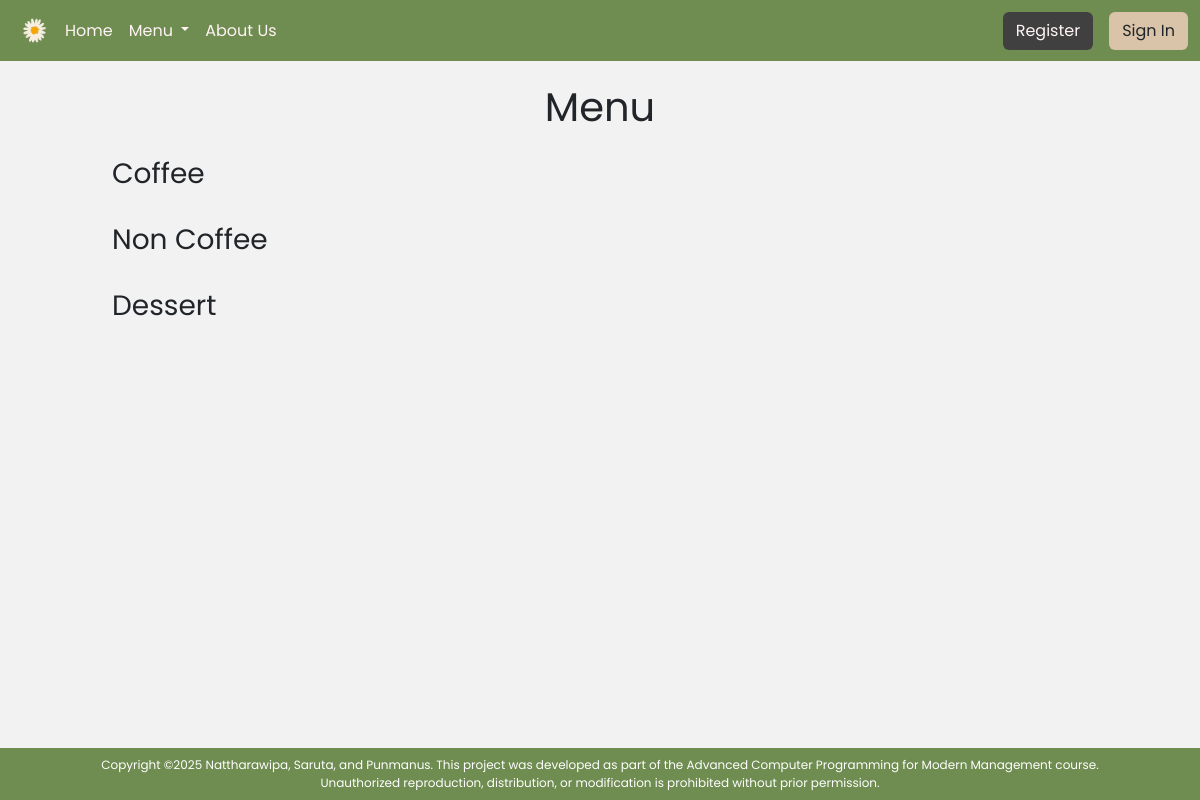
The app's page /menu.php, older data.
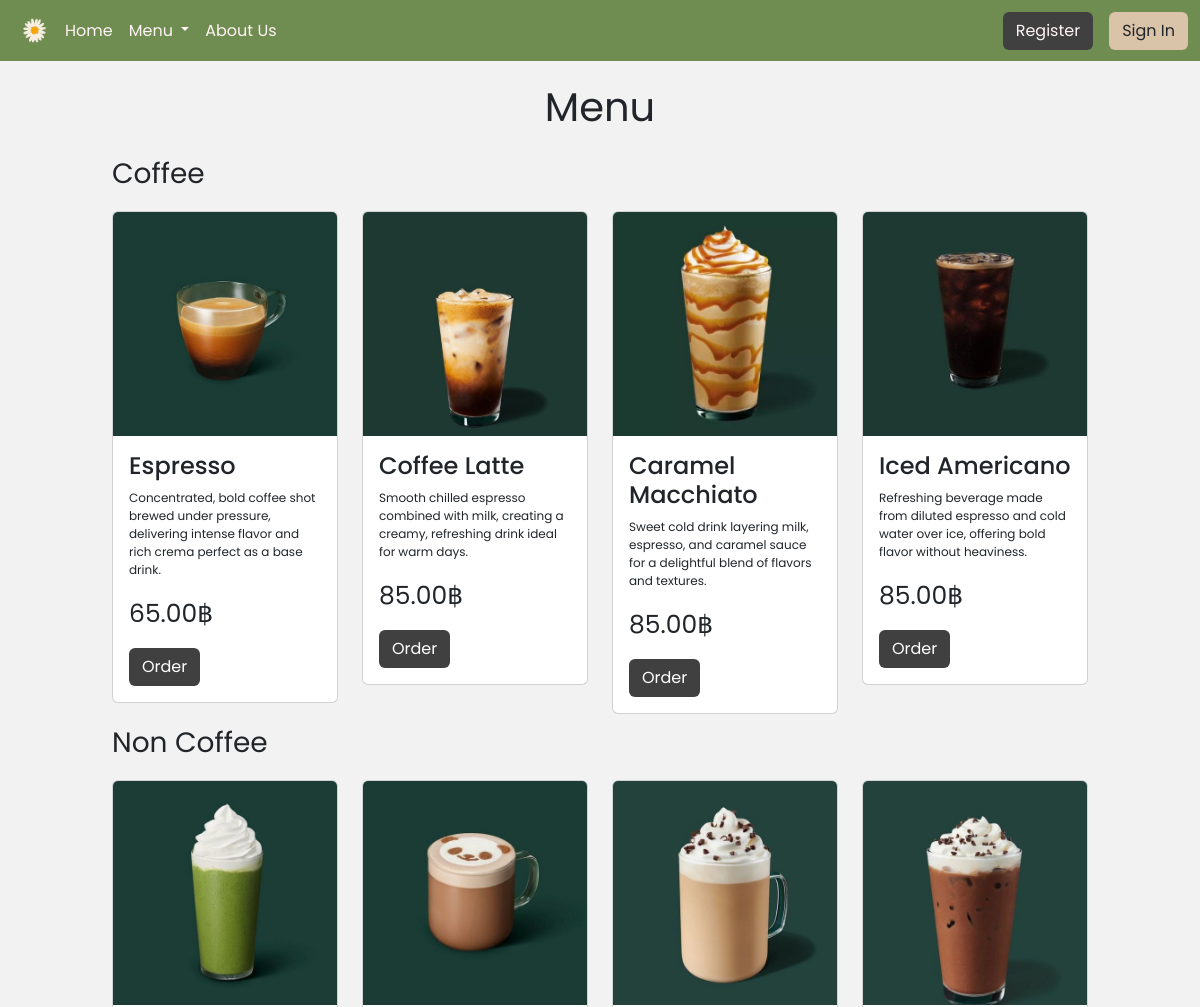
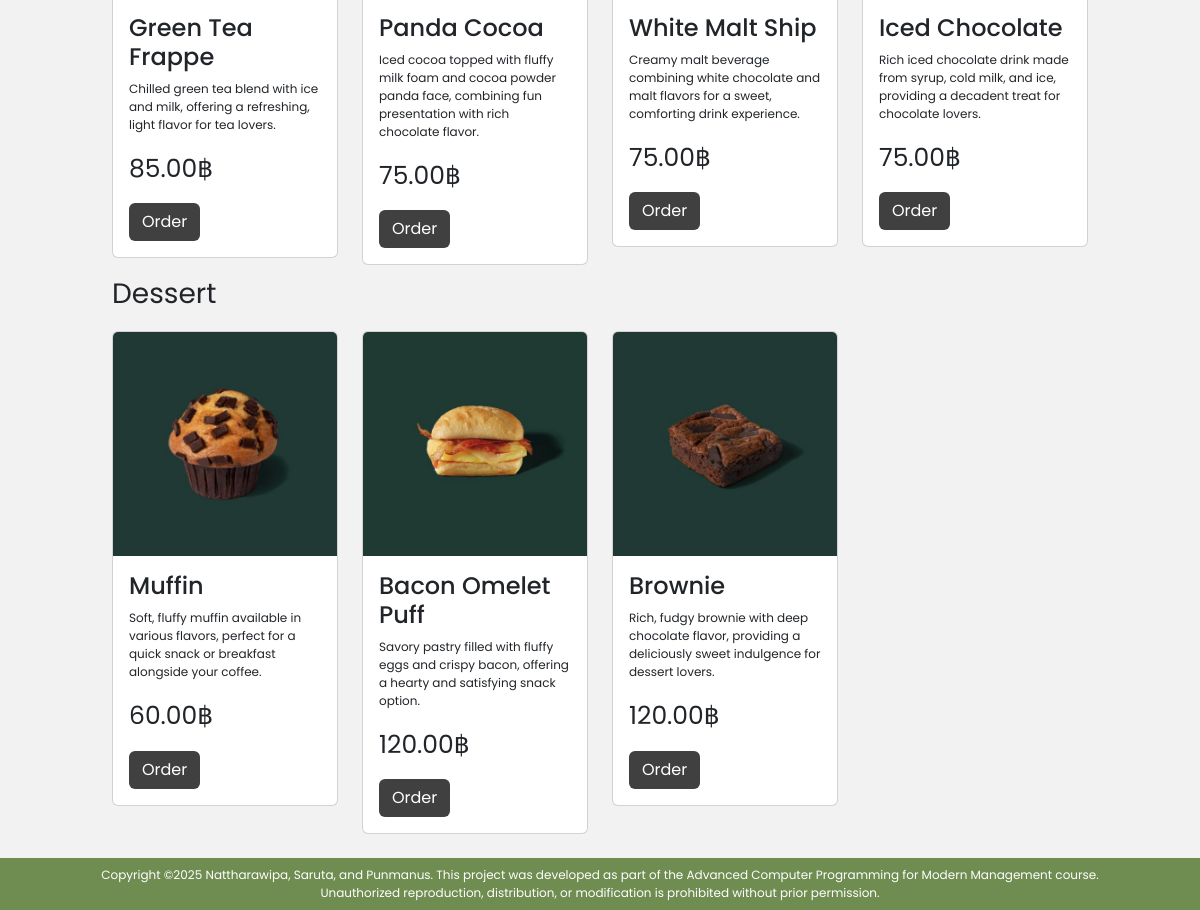
The same page, newer data (2 pictures, top to bottom).
### tables this page shows
CREATE TABLE `goods` (
  `goods_id` int(11) NOT NULL,
  `name` varchar(50) NOT NULL,
  `description` varchar(250) NOT NULL,
  `price` decimal(10,2) NOT NULL,
  `quantity` int(11) NOT NULL,
  `Coffee` varchar(50) NOT NULL,
  `img` varchar(255) NOT NULL
);

### menu.php (the view, shortened to what this page needs)
<?php
    include_once "php/config.php";
?>
<!DOCTYPE html>
<html lang="en">
<head>
    <link rel="stylesheet" href="css/bootstrap.min.css">
    <link rel="stylesheet" href="style.css">
</head>
<body>
    <?php include_once "navbar.php"; ?>
    <div class="container-fluid">
        <div class="row my-3">
            <div class="col col-md-1 col-lg-1">
            </div>
            <div class="col-12 col-md-10 col-lg-10">
                <div class="row">
                    <p class="text-center fs-1">Menu</p>
                </div>
                <div>
                    <p class="text-start fs-3">Coffee</p>
                </div>
                <div class="row my-2">
                <?php $queryMenuCoffee = "SELECT * FROM goods WHERE Coffee = 'yes'";
                    $result = mysqli_query($connect, $queryMenuCoffee);
                    while ($menu = mysqli_fetch_assoc($result)) {
                ?>
                    <div class="col-12 col-md-3 ol-lg-3">
                        <div class="card">
                            <img src="img-upload/<?= $menu['img']; ?>" class="card-img-top">
                            <div class="card-body">
                                <h4 class="card-title"><?= $menu['name']; ?></h4>
                                <p style="font-size: 12px;"><?= $menu['description']; ?></p>
                                <p style="font-size: 25px;"><?= $menu['price']; ?>฿</p>
                                <a href="orderMenuCoffee.php?id=<?= $menu['goods_id']; ?>" class="btn btn" style="background-color: #404040; color: #fff;">Order</a>
                            </div>
                        </div>
                    </div>
                <?php } ?>
                </div>
                <div>
                    <p class="text-start fs-3">Non Coffee</p>
                </div>
                <div class="row my-2">
                <?php $queryMenuCoffee = "SELECT * FROM goods WHERE Coffee = 'no'";
                    $result = mysqli_query($connect, $queryMenuCoffee);
                    while ($menu = mysqli_fetch_assoc($result)) {
                ?>
                    <div class="col-12 col-md-3 ol-lg-3">
                        <div class="card">
                            <img src="img-upload/<?= $menu['img']; ?>" class="card-img-top">
                            <div class="card-body">
                                <h4 class="card-title"><?= $menu['name']; ?></h4>
                                <p style="font-size: 12px;"><?= $menu['description']; ?></p>
                                <p style="font-size: 25px;"><?= $menu['price']; ?>฿</p>
                                <a href="orderMenuCoffee.php?id=<?= $menu['goods_id']; ?>" class="btn btn" style="background-color: #404040; color: #fff;">Order</a>
                            </div>
                        </div>
                    </div>
                <?php } ?>
                </div>
                <div>
                    <p class="text-start fs-3">Dessert</p>
                </div>
                <div class="row my-2">
                <?php $queryMenuCoffee = "SELECT * FROM goods WHERE Coffee = 'des'";
                    $result = mysqli_query($connect, $queryMenuCoffee);
                    while ($menu = mysqli_fetch_assoc($result)) {
                ?>
                    <div class="col-12 col-md-3 ol-lg-3">
                        <div class="card">
                            <img src="img-upload/<?= $menu['img']; ?>" class="card-img-top">
                            <div class="card-body">
                                <h4 class="card-title"><?= $menu['name']; ?></h4>
                                <p style="font-size: 12px;"><?= $menu['description']; ?></p>
                                <p style="font-size: 25px;"><?= $menu['price']; ?>฿</p>
                                <a href="orderMenuCoffee.php?id=<?= $menu['goods_id']; ?>" class="btn btn" style="background-color: #404040; color: #fff;">Order</a>
                            </div>
                        </div>
                    </div>
                <?php } ?>
                </div>
            </div>
            </div>
        </div>
    <?php include_once "footer.php"; ?>
</body>
</html>

Row changes from the older to the newer data that the page shows:
added goods: img (picture), name "Espresso", description "Concentrated, bold coffee shot brewed under pressure, delivering intense flavor and rich crema perfect as a base drink.", price "65.00"
added goods: img (picture), name "Coffee Latte", description "Smooth chilled espresso combined with milk, creating a creamy, refreshing drink ideal for warm days.", price "85.00"
added goods: img (picture), name "Caramel Macchiato", description "Sweet cold drink layering milk, espresso, and caramel sauce for a delightful blend of flavors and textures.", price "85.00"
added goods: img (picture), name "Iced Americano", description "Refreshing beverage made from diluted espresso and cold water over ice, offering bold flavor without heaviness.", price "85.00"
added goods: img (picture), name "Green Tea Frappe", description "Chilled green tea blend with ice and milk, offering a refreshing, light flavor for tea lovers.", price "85.00"
added goods: img (picture), name "Panda Cocoa", description "Iced cocoa topped with fluffy milk foam and cocoa powder panda face, combining fun presentation with rich chocolate flavor.", price "75.00"
added goods: img (picture), name "White Malt Ship", description "Creamy malt beverage combining white chocolate and malt flavors for a sweet, comforting drink experience.", price "75.00"
added goods: img (picture), name "Iced Chocolate", description "Rich iced chocolate drink made from syrup, cold milk, and ice, providing a decadent treat for chocolate lovers.", price "75.00"
added goods: img (picture), name "Muffin", description "Soft, fluffy muffin available in various flavors, perfect for a quick snack or breakfast alongside your coffee.", price "60.00"
added goods: img (picture), name "Bacon Omelet Puff", description "Savory pastry filled with fluffy eggs and crispy bacon, offering a hearty and satisfying snack option.", price "120.00"
added goods: img (picture), name "Brownie", description "Rich, fudgy brownie with deep chocolate flavor, providing a deliciously sweet indulgence for dessert lovers.", price "120.00"
